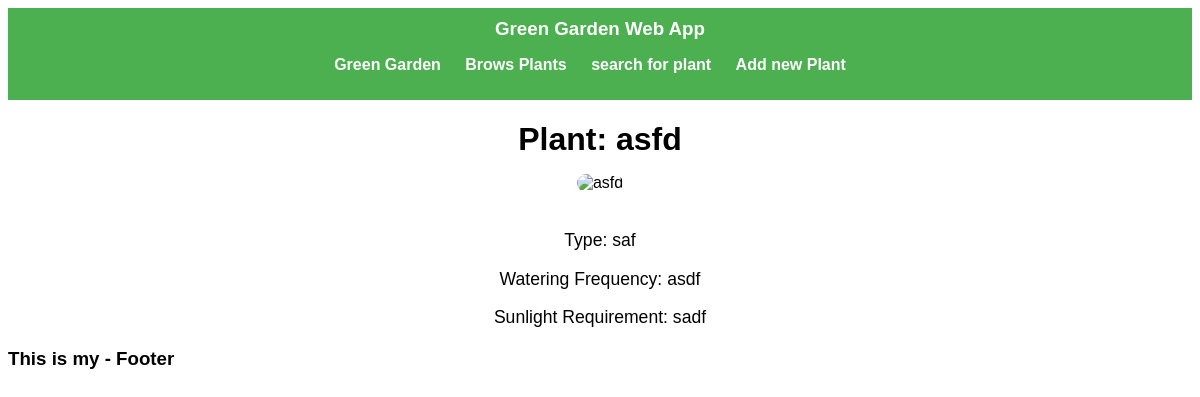
Page /plants/4 on the committed database.
### plants_app/models.py (models this page shows, shortened)
class Plant(models.Model):
    name = models.CharField(max_length=100)
    type = models.CharField(max_length=100)  # For example, 'Succulent', 'Perennial'
    watering_frequency = models.CharField(max_length=50)  # For example, 'Weekly', 'Bi-weekly'
    sunlight_requirement = models.CharField(max_length=100)  # For example, 'Partial', 'Full Sun'

### plants_app/views.py (the view)
# urls.py: path('plants/<int:pId>', views.plant,name='plant'),
def plant(request, pId):
    plant = Plant.objects.filter(id=pId).first()
    return render(request, 'plantsmodule/plant.html', {'plant': plant})

### plants_app/templates/plantsmodule/plant.html
{% extends "layouts/base.html" %}
{% load static %}
{% block content %}
<div class="content">
    <h1>Plant: {{ plant.name }}</h1>
    <img src="{% static 'images/plant' %}{{ plant.id }}.jpeg" alt="{{ plant.name }}">
    <p>Type: {{ plant.type }}</p>
    <p>Watering Frequency: {{ plant.watering_frequency }}</p>
    <p>Sunlight Requirement: {{ plant.sunlight_requirement }}</p>
</div>
{% endblock content %}

### static/css/styles.css (style rules this page uses)
body { font-family: Arial, sans-serif; }
.content { text-align: center; margin: 20px; }
.content img { width: 40%; height: auto; border-radius: 10px; margin-bottom: 20px; }
.content h1 { margin-bottom: 0.5em; }
.content p { margin-bottom: 1em; font-size: 1.1em; }

### rows in the picture
Plant: name "asfd", type "saf", watering_frequency "asdf", sunlight_requirement "sadf"
